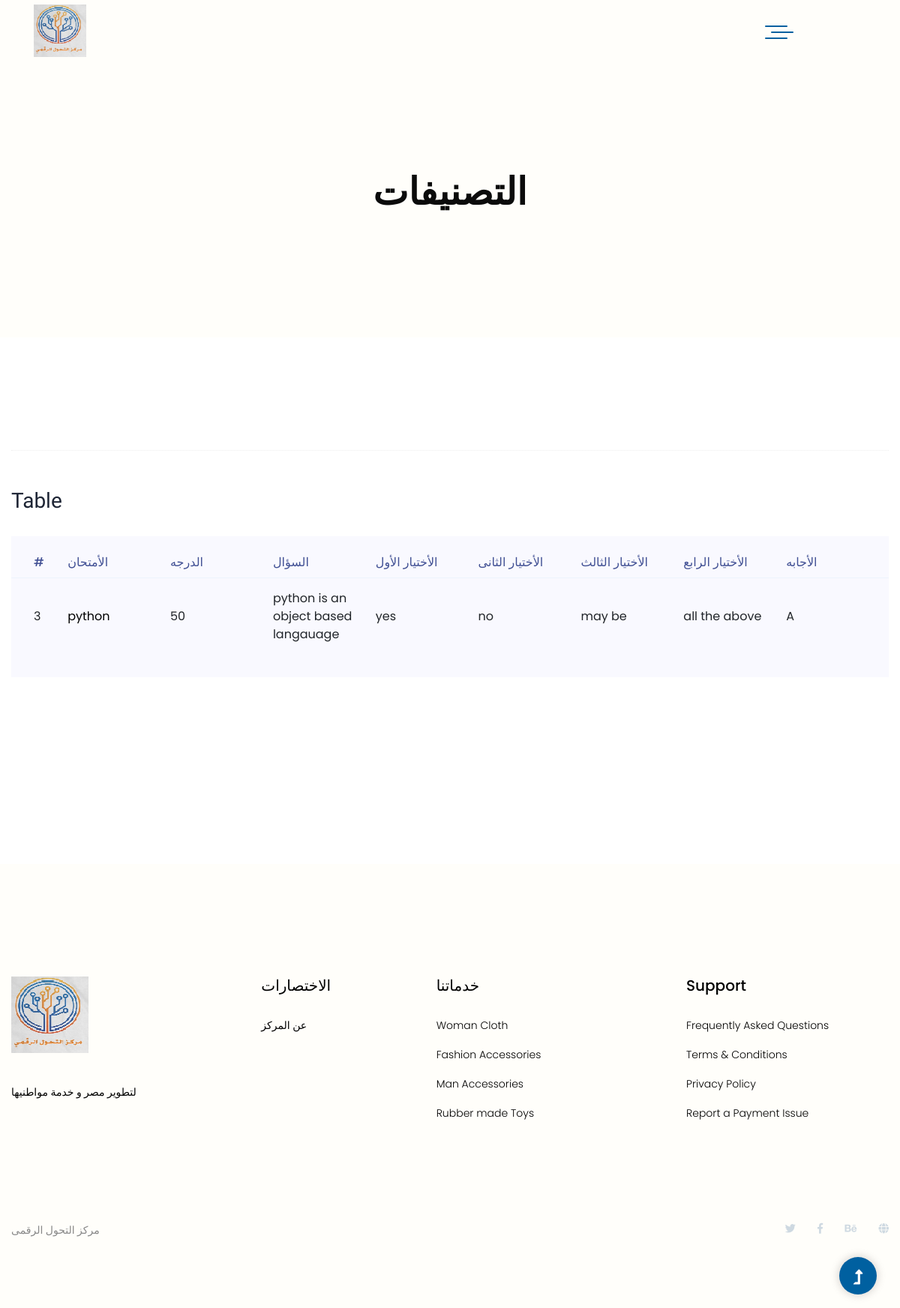
/exam/question/detail/3, run on the app's committed database.
### exam/models.py (models this page shows, shortened)
class Question(models.Model):
    id = models.AutoField(primary_key=True, unique=True)
    exam = models.ForeignKey(Exam, on_delete=models.CASCADE)
    marks = models.PositiveIntegerField(default=0)
    question = models.TextField(max_length=500)
    option1 = models.CharField(max_length=100)
    option2 = models.CharField(max_length=100)
    option3 = models.CharField(max_length=100)
    option4 = models.CharField(max_length=100)
    choose = [('A', 'option1'), ('B', 'option2'), ('C', 'option3'), ('D', 'option4')]
    answer = models.CharField(max_length=1, choices=choose)
    class Meta:
        verbose_name = 'Question'
        verbose_name_plural = 'Questions'

class Exam(models.Model):
    name = models.CharField(max_length=255, verbose_name='الإسم', blank=True, null=True)
    TotalResult = models.IntegerField(blank=True, null=True)
    Question_number = [
        (20, '20'),
        (25, '25'),
        (30, '30'),
        (50, '50'),
        (100, '100'),
    ]
    question_number = models.SmallIntegerField(null=True, blank=True, choices=Question_number)
    category = models.ForeignKey(Category, on_delete=models.CASCADE)
    class Meta:
        verbose_name = 'exam'
        verbose_name_plural = 'exams'

### exam/views.py (the view)
# urls.py: path('question/detail/<int:pk>', views.detail_question, name='question-detail'),
def detail_question(request, pk):
    return render(request, 'exam/question_detail.html', context={"question": models.Question.objects.get(pk=pk)})

### exam/templates/exam/question_detail.html (shortened to what this page needs)
{% extends 'base.html' %}
{% block body %}
 <div class="slider-area2" style="background-image: url(../../../static/images/hero2.png);">
            <div class="slider-height2 d-flex align-items-center">
                <div class="container">
                    <div class="row">
                        <div class="col-xl-12">
                            <div class="hero-cap hero-cap2 pt-70 text-center">
                                <h2>التصنيفات</h2>
                            </div>
                        </div>
                    </div>
                </div>
            </div>
        </div>
  <section class="service-area pt-150 pb-150">
                <div class="container">
            <div class="section-top-border">
					<h3 class="mb-30">Table</h3>
					<div class="progress-table-wrap">
						<div class="progress-table">
							<div class="table-head">
								<div class="serial">#</div>
								<div class="country">الأمتحان</div>
								<div class="country">الدرجه</div>
								<div class="country"> السؤال</div>
                                <div class="country">الأختيار الأول</div>
                                <div class="country">الأختيار الثانى</div>
                                <div class="country">الأختيار الثالث</div>
                                <div class="country">الأختيار الرابع</div>
                                <div class="country">الأجابه </div>
							</div>
                                <div class="table-row">
								<div class="serial">{{ question.pk }}</div>
								<div class="country"> <a style="color: black;" href="{% url 'question-detail' question.pk %}">{{ question.exam.name }}</a></div>
								<div class="country">{{ question.marks  }}</div>
								<div class="country">
									{{ question.question }}
								</div>
                                    <div class="country">{{ question.option1 }} </div>
                                    <div class="country">{{ question.option2 }} </div>
                                                                        <div class="country">{{ question.option3 }} </div>
                                    <div class="country">{{ question.option4 }} </div>
                                    <div class="country">{{ question.answer }} </div>
							</div>
                </div>
                    </div>
            </div>
                </div>
  </section>
 <div class="col-8 mt-5">
    </div>
{% endblock body %}

### data on the page
Question: pk "3", exam.name "python", marks "50", question "python is an object based langauage", option1 "yes", option2 "no", option3 "may be", option4 "all the above", answer "A"
